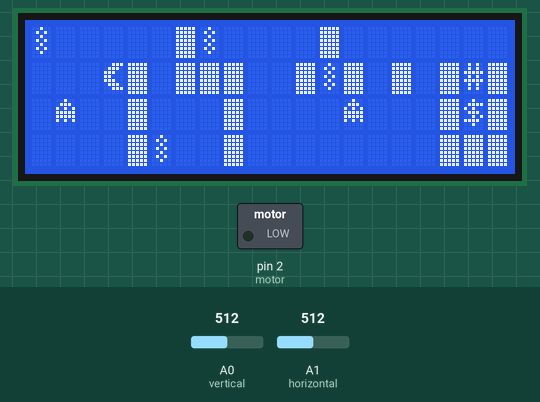
This sketch was run on a simulated Arduino Uno, built with avr-gcc and run on an emulated ATmega328P. Parts: 20×4 character LCD, switched loads named in the sketch (green lamp = pin HIGH). The test bench sets the inputs (shaded band); at power-on: A1 (horizontal) = 512, A0 (vertical) = 512.

Above: at 1.2 s.
1.3 s: A1 (horizontal) set to 808
At 2.28 s:
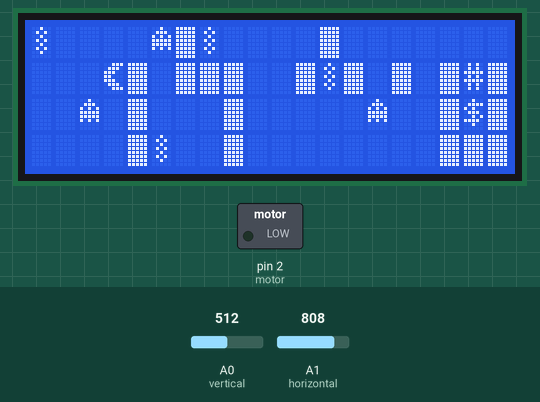
3.9 s: A1 (horizontal) set to 836
At 4.82 s:
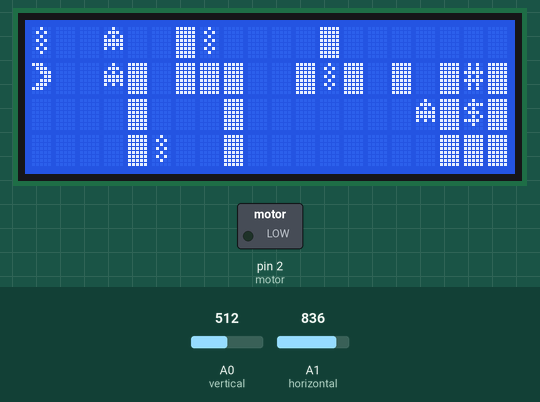
5.9 s: A0 (vertical) set to 190
At 6.59 s:
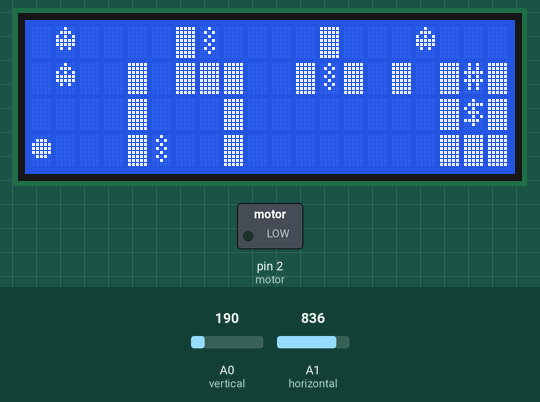
Timing chart, 0 to 8.9 s (numbered marks = the images above; inputs shaded):
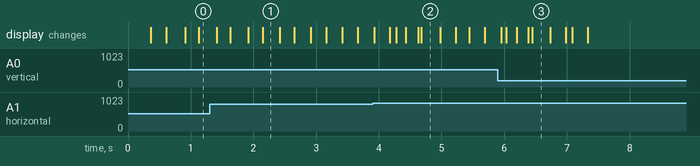

Measured:
- the behaviour switches between 819 and 820 on A1 (horizontal) (found by bisection; images 1 and 2)
- after the input at 3.9 s, the display: first changes at once (image 2 shows a later state)
- after the input at 5.9 s, the display: first differs from a run without the input after 0.13 s (image 3 shows a later state)

The sketch:

PacMan.ino
```cpp
// include the library code:
#include <LiquidCrystal.h>
#include "Headers.h"
#include "Levels.h"

// initialize the library with the numbers of the interface pins
LiquidCrystal lcd(1, 0, 16, 17, 18, 19);

int motor = 2;       // D2
int horizontal = 15; // A1
int vertical = 14;   // A0

// the readings from the joystick
volatile int xVal;
volatile int yVal;

// the game level
int level = 0;
int timerCounter;
int inRunning = 0;

volatile int ghostToggle = 0;
volatile int pacToggle = 0;
volatile int tokenToggle = 0;
volatile int collectedTokens = 0;

// directio 0=up, 1=down, 2=right, 3=left
int pacDirection = 2;
int ghostMoveCnt = 0;

Level *volatile currentLevel;

void setup()
{
  // will be used to drive the haptic feedback motor
  pinMode(motor, OUTPUT);
  // register the custom chars
  setupGameCharacters();
  // set up the LCD's number of columns and rows:
  lcd.begin(20, 4);

  registerInterupts();
}

void registerInterupts()
{
  // initialize timer1
  noInterrupts(); // disable all interrupts
  TCCR1A = 0;
  TCCR1B = 0;

  timerCounter = 50000; // preload timer 65536-16MHz/256/2Hz

  TCNT1 = timerCounter;   // preload timer
  TCCR1B |= (1 << CS12);  // 256 prescaler
  TIMSK1 |= (1 << TOIE1); // enable timer overflow interrupt
}

void setupGameCharacters()
{
  lcd.createChar(pacRight, pac_right);
  lcd.createChar(pacLeft, pac_left);
  lcd.createChar(pacUp, pac_up);
  lcd.createChar(pacDown, pac_down);
  lcd.createChar(pacClosed, pac_closed);
  lcd.createChar(ghost1, ghost_1);
  lcd.createChar(ghost2, ghost_2);
  lcd.createChar(token1, token_1);
  // lcd.createChar(token2, token_2);
}

void loop()
{
  startGame();
}

void startGame()
{
  lcd.clear();
  lcd.setCursor(3, 2);
  lcd.print("Level ");
  lcd.setCursor(9, 2);
  lcd.print((level + 1));
  delay(5000);

  currentLevel = (Level *volatile)&levels[level];
  collectedTokens = 0;
  buildLevel();

  inRunning = 1;
  // enabled interupts
  interrupts();

  while (inRunning)
  {
    movePac();
    delay(100);
  }
}

ISR(TIMER1_OVF_vect) // interrupt service routine
{
  if (inRunning)
  {
    flitterGhost();
    flapPac();
    spinToken();
    if (ghostMoveCnt == 3)
    {
      ghostMoveCnt = 0;
      moveGhosts();
    }
    else
    {
      ghostMoveCnt++;
    }
    TCNT1 = timerCounter;
  }
}

void flitterGhost()
{
  int i, r, c;
  ghostToggle = !ghostToggle;
  for (i = 0; i < currentLevel->totalGhosts; i++)
  {
    r = getRow(currentLevel->ghosts[i]);
    c = getCol(currentLevel->ghosts[i]);
    lcd.setCursor(c, r);

    if (ghostToggle)
    {
      lcd.write(byte(ghost1));
    }
    else
    {
      lcd.write(byte(ghost2));
    }
  }
}

void flapPac()
{
  int i, r, c;
  pacToggle = !pacToggle;

  r = getRow(currentLevel->pacPosition);
  c = getCol(currentLevel->pacPosition);
  lcd.setCursor(c, r);

  if (pacToggle)
  {
    lcd.write(byte(pacDirection));
  }
  else
  {
    lcd.write(byte(pacClosed));
  }
}

void spinToken()
{
  int i, r, c;
  tokenToggle = !tokenToggle;
  for (i = 0; i < currentLevel->totalTokens; i++)
  {
    // this token has been eaten
    if (currentLevel->tokens[i] == 255)
      continue;

    r = getRow(currentLevel->tokens[i]);
    c = getCol(currentLevel->tokens[i]);

    lcd.setCursor(c, r);

    if (tokenToggle)
    {
      lcd.write(byte(token1));
    }
    else
    {
      // lcd.write(byte(token2));
    }
  }
}

void movePac()
{
  xVal = analogRead(horizontal);
  yVal = analogRead(vertical);

  int xmag = 0;
  int ymag = 0;
  int r, c;

  xmag = (xVal < 520) ? (520 - xVal) : xVal - 520;
  ymag = (yVal < 520) ? (520 - yVal) : yVal - 520;

  if (xmag < 300 && ymag < 300)
    return;

  // we are moving horizontally
  if (xmag >= ymag)
  {
    c = getCol(currentLevel->pacPosition);
    // left
    if (xVal < 200)
    {
      // if we on the rightmost edge
      if (c == 19)
      {
        // can we wrap around
        if (isSpaceEmpty(currentLevel->pacPosition - 19))
        {
          // move him there
          clearChar(currentLevel->pacPosition);
          currentLevel->pacPosition -= 19;
          drawPac(currentLevel->pacPosition, 2);
        } // else not empty and we cannot move
      }
      else
      {
        // we are not on the right edge
        if (isSpaceEmpty(currentLevel->pacPosition + 1))
        {
          // move him there
          clearChar(currentLevel->pacPosition);
          currentLevel->pacPosition += 1;
          drawPac(currentLevel->pacPosition, 2);
        } // else not empty and we cannot move
      }
    }
    // right
    else
    {
      // if we on the leftmost edge
      if (c == 0)
      {
        // can we wrap around
        if (isSpaceEmpty(currentLevel->pacPosition + 19))
        {
          // move him there
          clearChar(currentLevel->pacPosition);
          currentLevel->pacPosition += 19;
          drawPac(currentLevel->pacPosition, 3);
        } // else not empty and we cannot move
      }
      else
      {
        // we are not on the left edge
        if (isSpaceEmpty(currentLevel->pacPosition - 1))
        {
          // move him there
          clearChar(currentLevel->pacPosition);
          currentLevel->pacPosition -= 1;
          drawPac(currentLevel->pacPosition, 3);
        } // else not empty and we cannot move
      }
    }
  }
  else
  {
    r = getRow(currentLevel->pacPosition);

    // up
    if (yVal < 200)
    {
      // if we on the top row
      if (r == 0)
      {
        // can we wrap around
        if (isSpaceEmpty(currentLevel->pacPosition + 60))
        {
          // move him there
          clearChar(currentLevel->pacPosition);
          currentLevel->pacPosition += 60;
          drawPac(currentLevel->pacPosition, 0);
        } // else not empty and we cannot move
      }
      else
      {
        // we are not on the top
        if (isSpaceEmpty(currentLevel->pacPosition - 20))
        {
          // move him there
          clearChar(currentLevel->pacPosition);
          currentLevel->pacPosition -= 20;
          drawPac(currentLevel->pacPosition, 0);
        } // else not empty and we cannot move
      }
    }
    // down
    else
    {
      // if we on the bottom row
      if (r == 3)
      {
        // can we wrap around
        if (isSpaceEmpty(currentLevel->pacPosition - 60))
        {
          // move him there
          clearChar(currentLevel->pacPosition);
          currentLevel->pacPosition -= 60;
          drawPac(currentLevel->pacPosition, 1);
        } // else not empty and we cannot move
      }
      else
      {
        // we are not on the bottom
        if (isSpaceEmpty(currentLevel->pacPosition + 20))
        {
          // move him there
          clearChar(currentLevel->pacPosition);
          currentLevel->pacPosition += 20;
          drawPac(currentLevel->pacPosition, 1);
        } // else not empty and we cannot move
      }
    }
  }
  delay(250);
  if (checkGhostHit())
  {
    gameOver();
  }

  checkHitToken();
  checkHitGoal();
}

void checkHitGoal()
{
  // level up
  if (currentLevel->goal == currentLevel->pacPosition)
  {
    level++;
    inRunning = 0;
  }
}

void checkHitToken()
{
  // first check if we have any tokens at all...
  // if we set none then this check means nothing
  if (currentLevel->totalTokens == 0)
    return;

  boolean hit = false;
  int i, rg, cg, rp, cp;
  for (i = 0; i < currentLevel->totalTokens; i++)
  {
    // we have already eaten this token
    if (currentLevel->tokens[i] == 255)
      continue;

    // if we are on the pac, gameover
    if (currentLevel->tokens[i] == currentLevel->pacPosition)
    {
      currentLevel->tokens[i] = 255;
      hit = true;
      break;
    }
  }

  if (hit)
  {
    collectedTokens++;
    if (currentLevel->totalTokens == collectedTokens)
    {
      unlockGate();
    }
  }
}

void unlockGate()
{
  currentLevel->gateEnabled = 0;
  setLCDCursor(currentLevel->gatePosition);
  lcd.print(" ");
}

void setLCDCursor(int position)
{
  int r, c;

  r = getRow(position);
  c = getCol(position);

  lcd.setCursor(c, r);
}

void clearChar(int position)
{
  setLCDCursor(position);
  lcd.print(" ");
}

// directio 0=up, 1=down, 2=right, 3=left
void drawPac(int position, int dir)
{
  setLCDCursor(position);
  pacDirection = dir;
  lcd.write(byte(pacDirection));
}

bool checkGhostHit()
{
  int i, rg, cg, rp, cp;
  for (i = 0; i < currentLevel->totalGhosts; i++)
  {
    // where is the ghost
    rg = getRow(currentLevel->ghosts[i]);
    cg = getCol(currentLevel->ghosts[i]);
    // where is the pac
    rp = getRow(currentLevel->pacPosition);
    cp = getCol(currentLevel->pacPosition);

    // if we are on the pac, gameover
    if (rp == rg && cp == cg)
    {
      return true;
    }
    else
    {
      return false;
    }
  }
}

int getGhostNextMove(int ghostIndex)
{
  int m[4][20];
  Cell subNodes[4];
  int i, j, r, c, p, rg, cg, k;

  Cell *head, *current, *tail;
  head = (Cell *)malloc(sizeof(Cell));
  if (head == NULL)
    return -1;

  // where is the pac located
  r = getRow(currentLevel->pacPosition);
  c = getCol(currentLevel->pacPosition);

  // where is the ghost located
  rg = getRow(currentLevel->ghosts[ghostIndex]);
  cg = getCol(currentLevel->ghosts[ghostIndex]);

  // set up our root node
  head->r = r;
  head->c = c;
  head->weight = 0;
  head->next = NULL;

  // give all the cells height weights to begin with
  for (i = 0; i < 4; i++)
  {
    for (j = 0; j < 20; j++)
    {
      m[i][j] = 1000;
    }
  }

  // make the destination have a weight of 0
  m[r][c] = 0;

  current = head;
  tail = head;

  while (current != NULL)
  {
    // right
    subNodes[0].c = (current->c == 19) ? 0 : current->c + 1;
    subNodes[0].r = current->r;
    // left
    subNodes[1].c = (current->c == 0) ? 19 : current->c - 1;
    subNodes[1].r = current->r;
    // down
    subNodes[2].c = current->c;
    subNodes[2].r = (current->r == 3) ? 0 : current->r + 1;
    // up
    subNodes[3].c = current->c;
    subNodes[3].r = (current->r == 0) ? 3 : current->r - 1;

    // we have found it, return the next move
    if (current->r == rg && current->c == cg)
    {
      int best = 1000;
      int br, bc;
      for (i = 0; i < 4; i++)
      {
        if (m[subNodes[i].r][subNodes[i].c] < best)
        {
          best = m[subNodes[i].r][subNodes[i].c];
          br = subNodes[i].r;
          bc = subNodes[i].c;
        }
      }

      // clear memory

      while ((current = head) != NULL)
      {
        head = head->next;
        free(current);
      }

      return getPosition(br, bc);
    }
    // first we find our neighbours

    subNodes[0].weight = current->weight + 1;
    subNodes[1].weight = current->weight + 1;
    subNodes[2].weight = current->weight + 1;
    subNodes[3].weight = current->weight + 1;

    // add them to the main queue if they are not a wall and their weight is less than existing record in queue
    for (k = 0; k < 4; k++)
    {
      p = getPosition(subNodes[k].r, subNodes[k].c);
      if (isSpaceEmpty(p))
      {
        // if our exising record for this cell is greater than what we juct calculated, update it and add to process queue
        if (m[subNodes[k].r][subNodes[k].c] > subNodes[k].weight)
        {
          m[subNodes[k].r][subNodes[k].c] = subNodes[k].weight;
          // create our new node
          tail->next = (Cell *)malloc(sizeof(Cell));
          tail = tail->next;
          tail->r = subNodes[k].r;
          tail->c = subNodes[k].c;
          tail->weight = subNodes[k].weight;
          tail->next = NULL;
        }
      }
    }

    current = current->next;
  }
}

void moveGhosts()
{
  int moveTo;
  int i, rg, cg, rp, cp, r, c, j, found;
  for (i = 0; i < currentLevel->totalGhosts; i++)
  {
    // where is the ghost
    rg = getRow(currentLevel->ghosts[i]);
    cg = getCol(currentLevel->ghosts[i]);
    // where is the pac
    rp = getRow(currentLevel->pacPosition);
    cp = getCol(currentLevel->pacPosition);

    // if we are on the pac, gameover
    if (rp == rg && cp == cg)
    {
      gameOver();
      return;
    }

    moveTo = getGhostNextMove(i);

    if (moveTo != -1)
    {
      found = 0;
      // now that we have a best move lets make sure that another ghost does not occupy it
      for (j = 0; j < currentLevel->totalGhosts; j++)
      {
        if (j == i)
          continue;

        if (currentLevel->ghosts[j] == moveTo)
        {
          found = 1;
          break;
        }
      }

      // we are not going to collide with another ghost
      if (found == 0)
      {
        r = getRow(moveTo);
        c = getCol(moveTo);
        currentLevel->ghosts[i] = moveTo;
        lcd.setCursor(cg, rg);
        lcd.write(" ");
        lcd.setCursor(c, r);
        lcd.write(byte(ghost1));
      }
    }
  }
  checkGhostHit();
}

void gameOver()
{
  inRunning = 0;
  lcd.clear();
  lcd.setCursor(0, 0);
  lcd.print("Game Over");
  delay(5000);
}

bool isSpaceEmpty(int space)
{
  int i;
  for (i = 0; i < currentLevel->totalBricks; i++)
  {
    if (currentLevel->bricks[i] == space)
      return false;
  }

  // check if we on a gate and the gate is still enabled
  if (space == currentLevel->gatePosition && currentLevel->gateEnabled == 1)
  {
    return false;
  }

  return true;
}

void buildLevel()
{
  lcd.clear();
  int i, r, c;

  for (i = 0; i < currentLevel->totalBricks; i++)
  {
    r = getRow(currentLevel->bricks[i]);
    c = getCol(currentLevel->bricks[i]);
    lcd.setCursor(c, r);
    lcd.write(0b11111111);
  }

  for (i = 0; i < currentLevel->totalTokens; i++)
  {
    r = getRow(currentLevel->tokens[i]);
    c = getCol(currentLevel->tokens[i]);
    lcd.setCursor(c, r);
    lcd.write(byte(token1));
  }

  for (i = 0; i < currentLevel->totalGhosts; i++)
  {
    r = getRow(currentLevel->ghosts[i]);
    c = getCol(currentLevel->ghosts[i]);
    lcd.setCursor(c, r);
    lcd.write(byte(ghost1));
  }

  r = getRow(currentLevel->goal);
  c = getCol(currentLevel->goal);
  lcd.setCursor(c, r);
  lcd.write("$");

  r = getRow(currentLevel->gatePosition);
  c = getCol(currentLevel->gatePosition);
  lcd.setCursor(c, r);
  lcd.write("#");

  r = getRow(currentLevel->pacPosition);
  c = getCol(currentLevel->pacPosition);
  lcd.setCursor(c, r);
  lcd.write(byte(pacDirection));
}

int getPosition(int r, int c)
{
  return (r * 20) + c;
}

int getRow(byte position)
{
  return (int)floor(position / 20);
}

int getCol(byte position)
{
  return (int)(position % 20);
}
```

Headers.h
```cpp
#define byte uint8_t

int pacRight = 2;
byte pac_right[8] = {
	0b00111,
	0b01110,
	0b11100,
	0b11000,
	0b11100,
	0b01110,
	0b00111
};

int pacLeft = 3;
byte pac_left[8] = {
	0b11100,
	0b01110,
	0b00111,
	0b00011,
	0b00111,
	0b01110,
	0b11100
};

int pacUp = 0;
byte pac_up[8] = {
	0b00000,
	0b10001,
	0b11011,
	0b11111,
	0b11111,
	0b01110,
	0b00000
};

int pacDown = 1;
byte pac_down[8] = {
	0b00000,
	0b01110,
	0b11111,
	0b11111,
	0b11011,
	0b10001,
	0b00000
};

int pacClosed = 4;
byte pac_closed[8] = {
	0b00000,
	0b01110,
	0b11111,
	0b11111,
	0b11111,
	0b01110,
	0b00000
};

int ghost1 = 5;
byte ghost_1[8] = {
	0b00100,
	0b01110,
	0b10101,
	0b11111,
	0b11111,
	0b10101,
	0b00000
};

int ghost2 = 6;
byte ghost_2[8] = {
	0b00100,
	0b01110,
	0b10101,
	0b11111,
	0b11111,
	0b01010,
	0b00000
};

int token1 = 7;
byte token_1[8] = {
	0b00100,
	0b01010,
	0b00100,
	0b01010,
	0b00100,
	0b01010,
	0b00100
};

int token2 = 8;
byte token_2[8] = {
	0b00100,
	0b01010,
	0b01010,
	0b01010,
	0b01010,
	0b01010,
	0b00100
};

typedef struct cell_el {
  byte r;
  byte c;
  int weight;
  struct cell_el *next;
} Cell;
```

Levels.h
```cpp
const int TOTAL_LEVELS = 2;
const int MAX_BRICKS = 40;
const int MAX_TOKENS = 5;
const int MAX_GHOSTS = 5;

typedef struct
{
  byte totalBricks;
  byte totalTokens;
  byte totalGhosts;
  byte bricks[MAX_BRICKS];
  byte tokens[MAX_TOKENS];
  byte ghosts[MAX_GHOSTS];
  byte goal;
  byte pacPosition;
  byte gatePosition;
  byte gateEnabled;
} Level;

// all of the game levels
volatile Level levels[TOTAL_LEVELS] = {

    {20, 4, 3, {6, 12, 24, 26, 27, 28, 31, 33, 35, 37, 39, 44, 48, 57, 59, 77, 78, 79, 64, 68}, {0, 7, 32, 65}, {40, 66, 52}, 58, 23, 38, 1},
    {32, 3, 1, {48, 68, 51, 31, 11, 19, 18, 17, 16, 15, 14, 13, 12, 10, 9, 8, 7, 6, 5, 4, 3, 2, 1, 0, 39, 59, 79, 78, 77, 76, 57, 56}, {64, 28, 71}, {32}, 58, 41, 36, 1},
};
```
